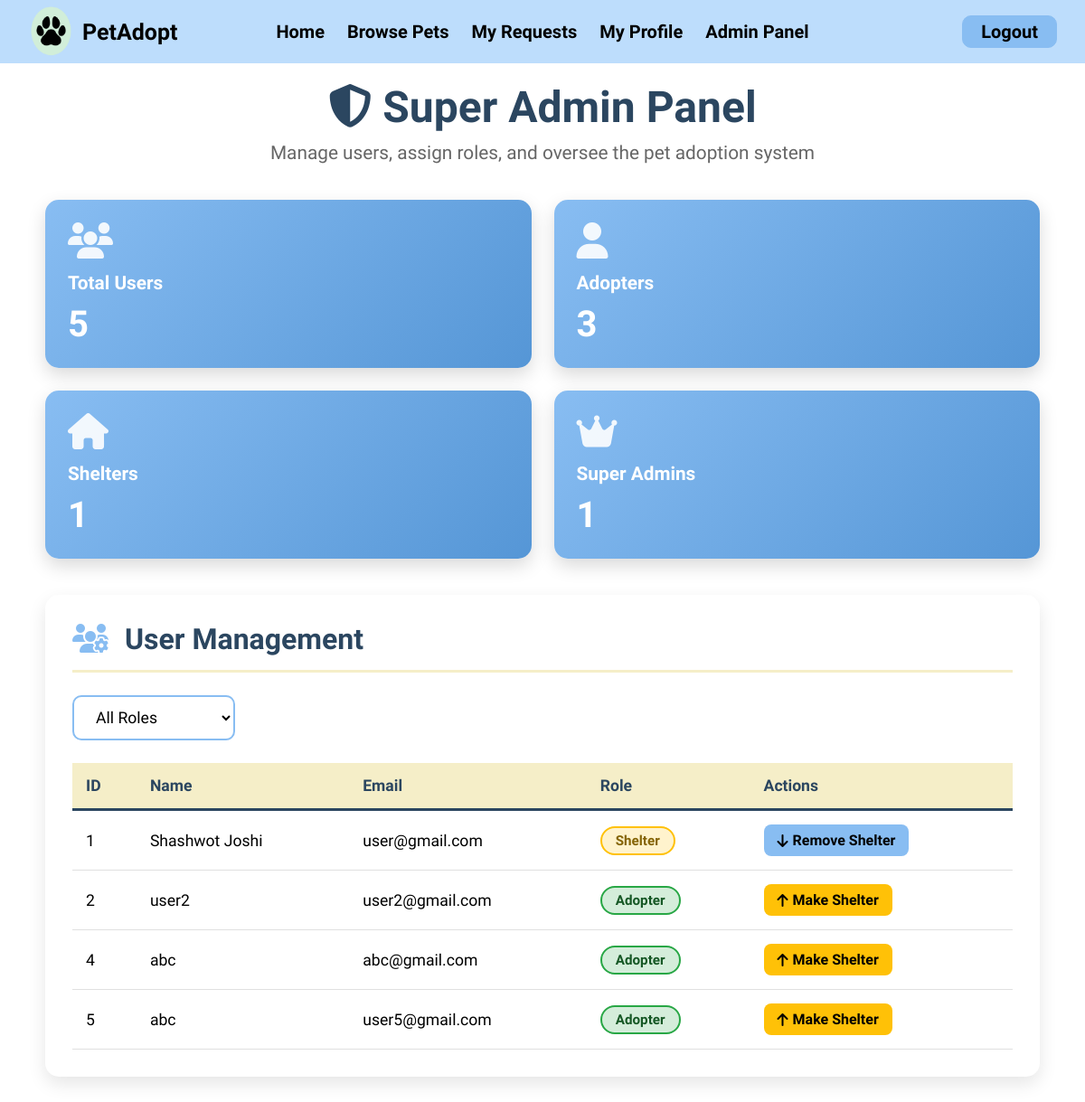
The page /adminpanel.php (signed in) on the database as committed earlier.
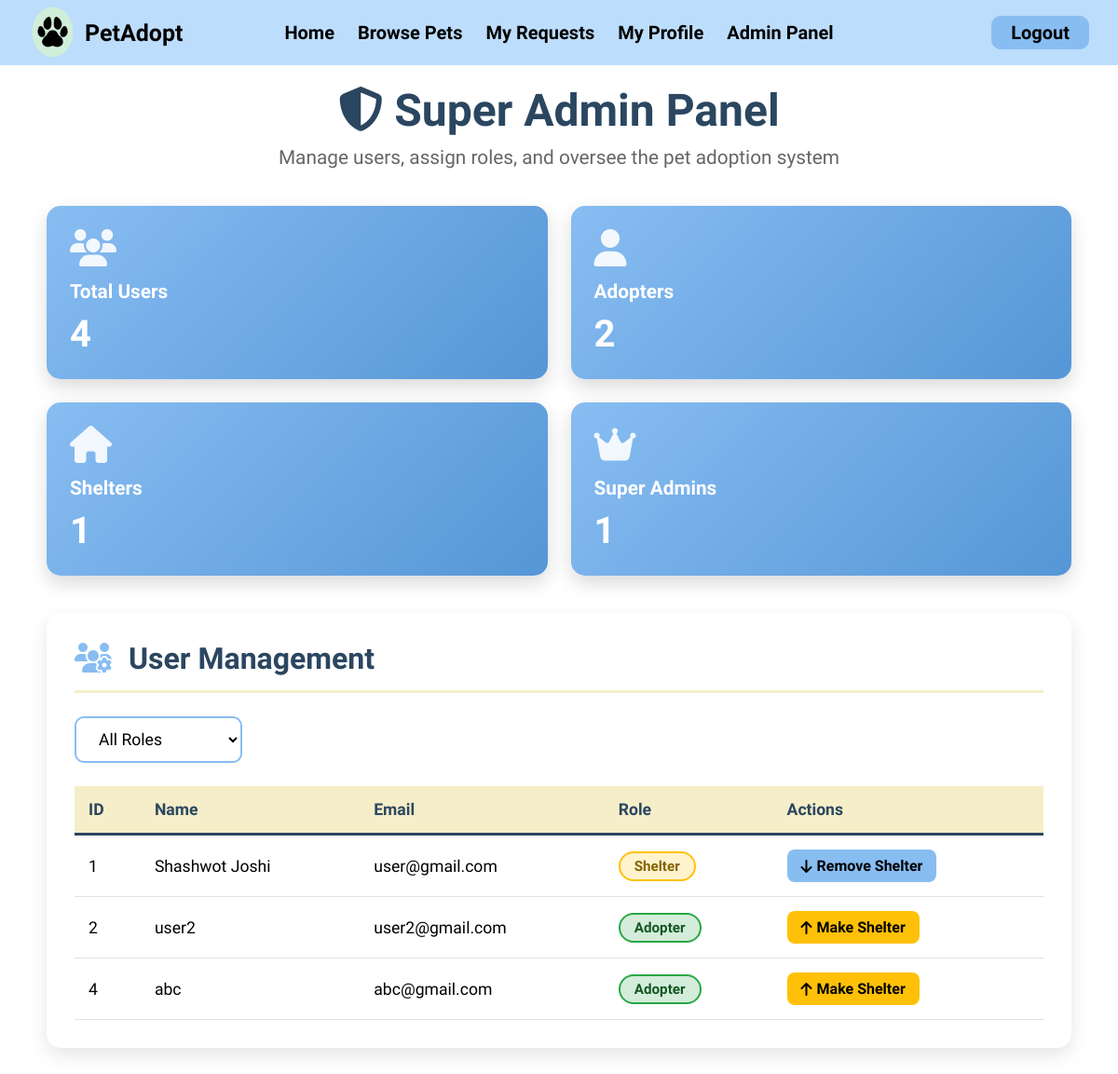
The same page on the database as committed later.
### tables this page shows
CREATE TABLE `users` (
  `id` int(11) NOT NULL AUTO_INCREMENT,
  `full_name` varchar(255) NOT NULL,
  `email` varchar(255) NOT NULL,
  `phone_num` varchar(10) NOT NULL,
  `password` varchar(255) NOT NULL,
  `role` enum('user','admin','superadmin') NOT NULL DEFAULT 'user',
  `pet_id` int(11) DEFAULT NULL,
  PRIMARY KEY (`id`),
  UNIQUE KEY `email` (`email`),
  UNIQUE KEY `phone_num` (`phone_num`),
  KEY `pet_id` (`pet_id`)
);

### adminpanel.php (the view, shortened to what the changed rows need)
<?php
include('navbar.php');
$currentUserId = $_SESSION['id'];
$sql = "SELECT id, full_name, email, role FROM users WHERE id != $currentUserId";
$sql .= " ORDER BY id ASC";
$result = mysqli_query($con, $sql);
$users = mysqli_fetch_all($result, MYSQLI_ASSOC);
$statsQuery = "
SELECT
    COUNT(*) AS total_users,
    SUM(role='user') AS total_adopters,
    SUM(role='admin') AS total_shelters,
    SUM(role='superadmin') AS total_superadmins
FROM users";
$stats = mysqli_fetch_assoc(mysqli_query($con, $statsQuery));
?>
<!DOCTYPE html>
<html lang="en">
<head>
    <link rel="stylesheet" href="https://cdnjs.cloudflare.com/ajax/libs/font-awesome/6.4.0/css/all.min.css">
    <link rel="stylesheet" href="style.css">
</head>
<body>
    <div class="admin-panel-container">
        <div class="panel-header">
            <h1><i class="fas fa-shield-alt"></i> Super Admin Panel</h1>
        </div>
        <div class="stats-container">
            <div class="stat-card">
                <i class="fas fa-users"></i>
                <h3>Total Users</h3>
                <div class="stat-number"><?php echo $stats['total_users']; ?></div>
            </div>
            <div class="stat-card">
                <i class="fas fa-user"></i>
                <h3>Adopters</h3>
                <div class="stat-number"><?php echo $stats['total_adopters']; ?></div>
            </div>
        </div>
        <div class="management-section">
            <div class="section-header">
                <h2><i class="fas fa-users-cog"></i> User Management</h2>
            </div>
            <div class="user-table-container">
                <?php if (count($users) > 0): ?>
                    <table class="user-table">
                        <thead>
                            <tr>
                                <th>ID</th>
                                <th>Name</th>
                                <th>Email</th>
                                <th>Role</th>
                                <th>Actions</th>
                            </tr>
                        </thead>
                        <tbody>
                            <?php foreach ($users as $user): ?>
                                <?php
                                $roleClass = $user['role'] === 'superadmin' ? 'role-superadmin' :
                                            ($user['role'] === 'admin' ? 'role-admin' : 'role-user');
                                $roleText = $user['role'] === 'superadmin' ? 'Super Admin' :
                                           ($user['role'] === 'admin' ? 'Shelter' : 'Adopter');
                                ?>
                                <tr>
                                    <td><?php echo $user['id']; ?></td>
                                    <td><?php echo htmlspecialchars($user['full_name']); ?></td>
                                    <td><?php echo htmlspecialchars($user['email']); ?></td>
                                    <td><span class="role-badge <?php echo $roleClass; ?>"><?php echo $roleText; ?></span></td>
                                    <td>
                                        <div class="action-buttons">
                                            <?php if ($user['role'] !== 'admin'): ?>
                                                <button class="btn-action btn-promote"
                                                        onclick="openModal(<?php echo $user['id']; ?>, 'promote', '<?php echo htmlspecialchars($user['full_name']); ?>')">
                                                    <i class="fas fa-arrow-up"></i> Make Shelter
                                                </button>
                                            <?php else: ?>
                                                <button class="btn-action btn-demote"
                                                        onclick="openModal(<?php echo $user['id']; ?>, 'demote', '<?php echo htmlspecialchars($user['full_name']); ?>')">
                                                    <i class="fas fa-arrow-down"></i> Remove Shelter
                                                </button>
                                            <?php endif; ?>
                                        </div>
                                    </td>
                                </tr>
                            <?php endforeach; ?>
                        </tbody>
                    </table>
                <?php endif; ?>
            </div>
        </div>
    </div>
</body>
</html>

Rows that differ between the two databases and show on the page:
removed users: id "5", full_name "abc", email "user5@gmail.com", role "Adopter"
Other text that changed with them:
$stats['total_users']: "5" → "4"
$stats['total_adopters']: "3" → "2"
